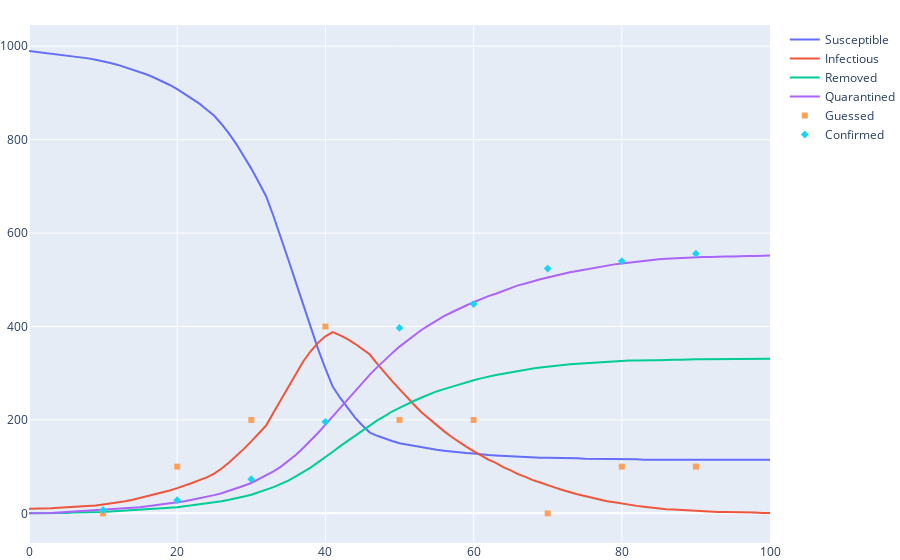

The notebook cell saved with this chart:
### Code cell
city = Region(990, 10, 0, 0)
epidemic = dynamic.estimate(city)
fig = SIRQt.plot(epidemic)
sample = Sample(epidemic, np.arange(T//10, T, T//10), 1000*np.ones(9), 10*np.ones(9), Bin, seed=0)
sample.plot(fig)
confirmed = Confirmed(epidemic, np.arange(T//10, T, T//10))
confirmed.plot(fig)
